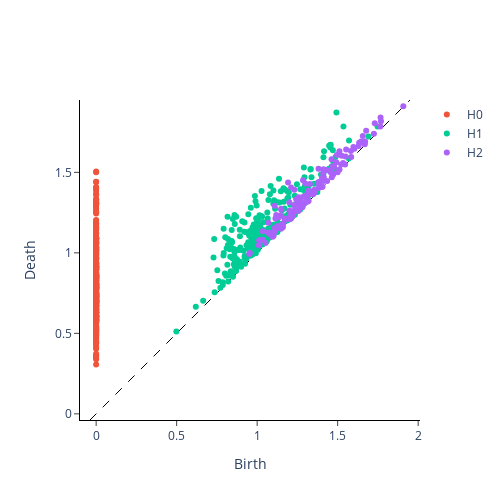

Notebook code for this chart:
### Code cell
emaSOI = pd.Series(df1["SOI (EMA)"])
x = emaSOI.dropna().index
y = [emaSOI[i] for i in x]

delay, dim = gtda.time_series.takens_embedding_optimal_parameters(y, 200, 10)
embedding = SingleTakensEmbedding(parameters_type="fixed", time_delay=delay, dimension=dim, stride=2)

y_embedded = embedding.fit_transform(y)
y_periodic_embedded = y_embedded[None, :, :]
homology_dimensions = [0, 1, 2]

emaSOI_persistence = VietorisRipsPersistence(homology_dimensions=homology_dimensions, n_jobs=1)

print("Diagrama de persistencia para encaje de Tekkens (SOI (EMA))")
emaSOI_PD = emaSOI_persistence.fit_transform_plot(y_periodic_embedded)

### Figure 1 — Plotly figure (JSON) as saved in the notebook; plotly's stock layout.template omitted (floating-point values rounded to 4 significant figures; data arrays with more than 128 entries replaced by an {"elided": "..."} marker saying what was removed)
{"data": [{"hoverinfo": "none", "line": {"color": "black", "dash": "dash", "width": 1}, "mode": "lines", "showlegend": false, "type": "scatter", "x": [-0.03822, 1.949], "y": [-0.03822, 1.949]}, {"hoverinfo": "text", "hovertext": {"elided": "403 str values"}, "mode": "markers", "name": "H0", "type": "scatter", "x": {"elided": "403 int values"}, "y": {"elided": "403 float values"}}, {"hoverinfo": "text", "hovertext": {"elided": "253 str values"}, "mode": "markers", "name": "H1", "type": "scatter", "x": {"elided": "253 float values"}, "y": {"elided": "253 float values"}}, {"hoverinfo": "text", "hovertext": {"elided": "144 str values"}, "mode": "markers", "name": "H2", "type": "scatter", "x": {"elided": "144 float values"}, "y": {"elided": "144 float values"}}], "layout": {"height": 500, "plot_bgcolor": "white", "width": 500, "xaxis": {"autorange": false, "exponentformat": "e", "linecolor": "black", "linewidth": 1, "mirror": false, "range": [-0.03822, 1.949], "showexponent": "all", "showline": true, "side": "bottom", "ticks": "outside", "title": {"text": "Birth"}, "type": "linear", "zeroline": true}, "yaxis": {"autorange": false, "exponentformat": "e", "linecolor": "black", "linewidth": 1, "mirror": false, "range": [-0.03822, 1.949], "scaleanchor": "x", "scaleratio": 1, "showexponent": "all", "showline": true, "side": "left", "ticks": "outside", "title": {"text": "Death"}, "type": "linear", "zeroline": true}}}
